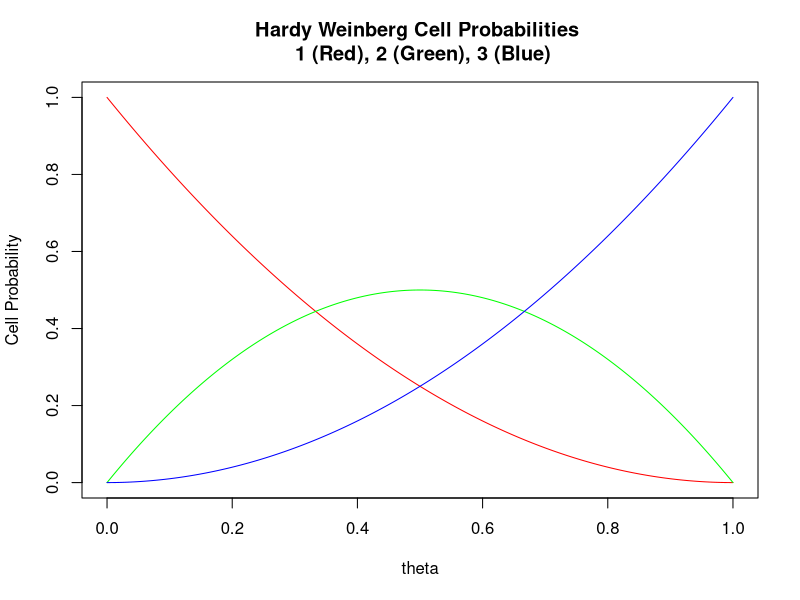
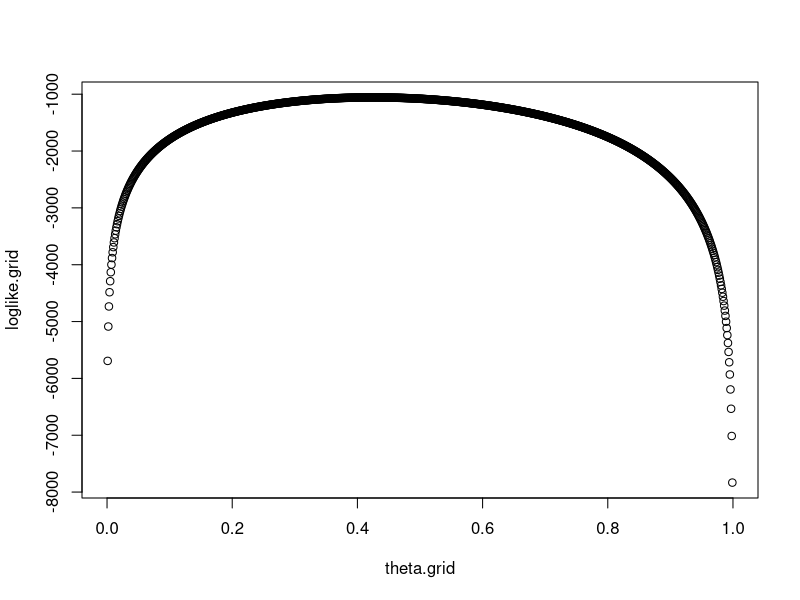
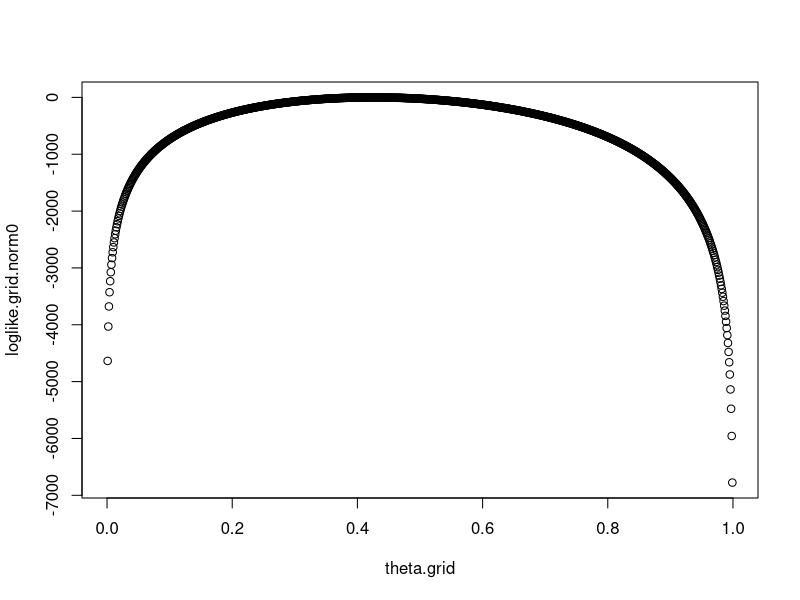
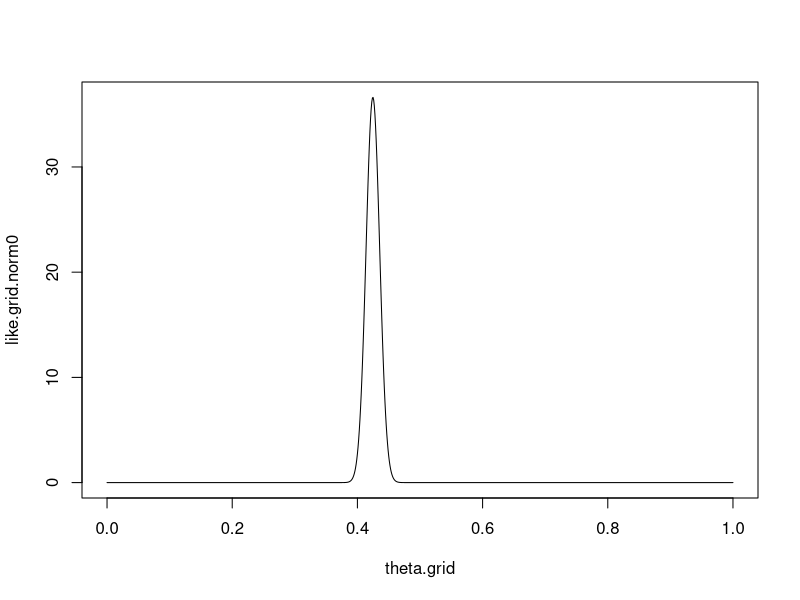
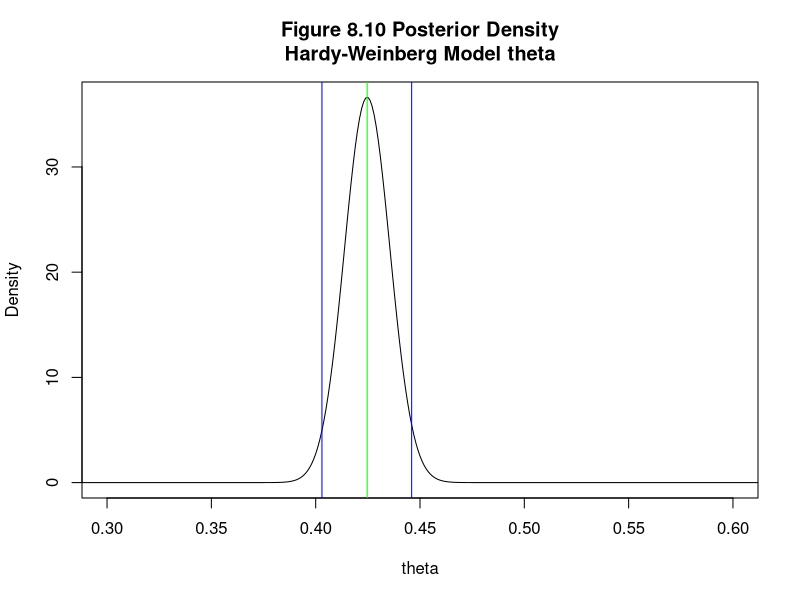

R code for these plots, in order:
# Project4_Bayesian_HardyWeinberg.r

# Multinomial Counts:  Hardy Weinberg Equilibrium

# 1.0 Trinomial data from Example 8.5.1.A, p. 273 of Rice.
#
# x=(X1,X2,X3)  # counts of multinomial cells (1,2,3)

# Erythrocyte antigen blood types of n=1029 Hong Kong population in 1937.
x<-c(342,500,187)

# Two estimators:  Multinomial MLE and Binomial(X3) MLE
x.n=sum(x)
x.theta.mle=(2*x[3] + x[2])/(2*sum(x))
x.theta.binomialx3=sqrt(x[3]/sum(x))

print(x.theta.mle)
print(x.theta.binomialx3)

# 2.1 R functions
# function computing cell probabilities given Hardy-Weinberg theta parameter
fcn.probs.hardyweinberg<-function(theta0){
  probs=c((1-theta0)**2, 2*theta0*(1-theta0), theta0**2)
  return(probs)
}

# 3.  Bayesian inference with uniform prior

dgrid=.001
theta.grid=seq(0,1,dgrid)

# Compute likelihood of x 

# First, compute matrix with multinomial probabilities (3 columns) for each theta (row)
probs.grid=t(apply(as.matrix(theta.grid),1, fcn.probs.hardyweinberg))


plot(theta.grid, probs.grid[,1],type="l",col='red', xlab="theta",
     ylab="Cell Probability",
     main="Hardy Weinberg Cell Probabilities \n 1 (Red), 2 (Green), 3 (Blue)")


lines(theta.grid, probs.grid[,2],type="l",col='green')

lines(theta.grid, probs.grid[,3],type="l",col='blue')

#  Compute likelihood function given x at theta.grid values

# Issue: scaling of likelihood; use log scale and normalize 
loglike.grid<-( log(probs.grid) %*% as.matrix(x))
plot(theta.grid, loglike.grid)
loglike.grid.norm0<-loglike.grid - max(loglike.grid)
plot(theta.grid, loglike.grid.norm0)
#
# Convert from Log scale to Original Scale of Likelihood
like.grid.norm0 =exp(loglike.grid.norm0) 
like.grid.norm0<-(1/dgrid)*like.grid.norm0/sum(like.grid.norm0)
plot(theta.grid,like.grid.norm0, type="l")

length(like.grid.norm0)
length(theta.grid)

# For uniform prior, the posterior is the normalized likelihiood
plot(theta.grid, like.grid.norm0[,1],type="l", 
     xlab="theta",
     ylab="Density", 
     xlim=c(.3,.6),
     main="Figure 8.10 Posterior Density\nHardy-Weinberg Model theta" )

# Compute 95% posterior predictive interval (numerically)
index.quantile.025=which(cumsum(like.grid.norm0*dgrid) >.025)[1]
posterior.llimit=theta.grid[index.quantile.025]
index.quantile.975=which(cumsum(like.grid.norm0*dgrid) >.975)[1]
posterior.ulimit=theta.grid[index.quantile.975]

abline(v=c(posterior.llimit, posterior.ulimit), col='blue')
abline(v=x.theta.mle, col='green')

print(x.theta.mle)
print(c(posterior.llimit, posterior.ulimit))
